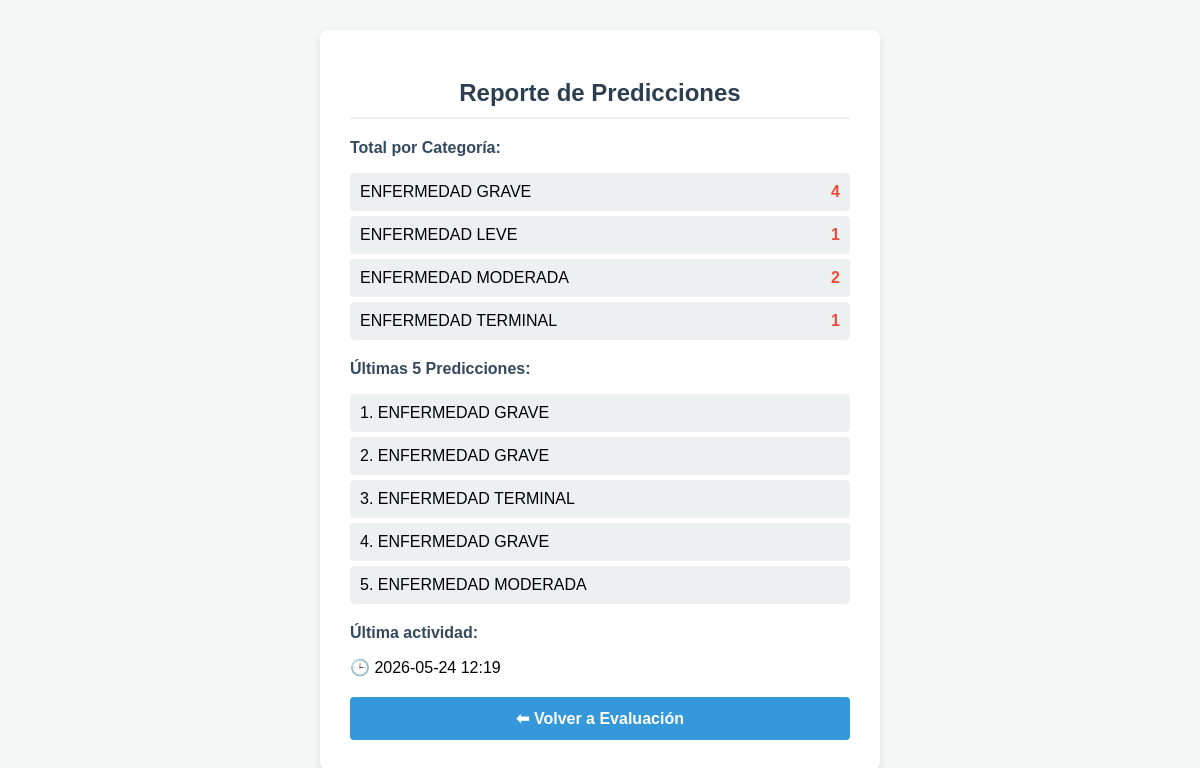
Screenshot of /stats with the database file from the repository.
### tables this page shows
CREATE TABLE patient_data (
            id INTEGER PRIMARY KEY AUTOINCREMENT,
            temperatura REAL,
            presion_arterial REAL,
            frecuencia_cardiaca INTEGER,
            frecuencia_respiratoria INTEGER,
            nivel_oxigeno REAL,
            riesgo TEXT,
            timestamp TEXT
        );

### main.py (the view)
@app.get("/stats", response_class=HTMLResponse)
async def ver_estadisticas_html(request: Request):
    datos_estadisticas = get_all_patient_data()
    return templates.TemplateResponse(request=request, name="stats.html", context={
        "stats": datos_estadisticas
    })

### templates/stats.html (shortened to what this page needs)
<!DOCTYPE html>
<html lang="es">
<head>
</head>
<body>
    <div class="container">
        <h2>Reporte de Predicciones</h2>
        <h3>Total por Categoría:</h3>
        <ul>
            {% for categoria, cantidad in stats.total_por_categoria.items() %}
                <li><span>{{ categoria }}</span> <span class="highlight">{{ cantidad }}</span></li>
            {% endfor %}
        </ul>
        <h3>Últimas 5 Predicciones:</h3>
        <ul>
            {% for pred in stats.ultimas_5_predicciones %}
                <li>{{ loop.index }}. {{ pred }}</li>
            {% endfor %}
        </ul>
        <h3>Última actividad:</h3>
        <p>🕒 {% if stats.fecha_ultima_prediccion %} {{ stats.fecha_ultima_prediccion[:16].replace('T', ' ') }} {% else %} Sin datos {% endif %}</p>
        <a href="/" class="btn-back">⬅ Volver a Evaluación</a>
    </div>
</body>
</html>

### templates/stats.html (style rules this page uses)
body { font-family: Arial, sans-serif; background-color: #f4f7f6; display: flex; justify-content: center; align-items: center; min-height: 100vh; margin: 0; padding: 20px; box-sizing: border-box; }
.container { background-color: white; padding: 30px; border-radius: 8px; box-shadow: 0 4px 8px rgba(0,0,0,0.1); width: 100%; max-width: 500px; }
h2 { color: #2c3e50; text-align: center; border-bottom: 2px solid #ecf0f1; padding-bottom: 10px; }
h3 { color: #34495e; font-size: 16px; margin-top: 20px; }
ul { list-style-type: none; padding: 0; }
li { background: #ecf0f1; margin: 5px 0; padding: 10px; border-radius: 4px; display: flex; justify-content: space-between; }
.btn-back { background-color: #3498db; margin-top: 20px; display: block; text-align: center; text-decoration: none; padding: 12px; color: white; border-radius: 4px; font-weight: bold; }
.highlight { font-weight: bold; color: #e74c3c; }

### rows the page displays
patient_data: riesgo "ENFERMEDAD LEVE", cantidad "1"
patient_data: riesgo "ENFERMEDAD GRAVE"
patient_data: riesgo "ENFERMEDAD GRAVE"
patient_data: riesgo "ENFERMEDAD TERMINAL"
patient_data: riesgo "ENFERMEDAD GRAVE"
patient_data: riesgo "ENFERMEDAD MODERADA"

### other values shown
{{ categoria }} "ENFERMEDAD GRAVE" "ENFERMEDAD MODERADA" "ENFERMEDAD TERMINAL"
{{ cantidad }} "4" "2" "1"
{{ stats.fecha_ultima_prediccion[:16].replace('T', ' ') }} "2026-05-24 12:19"
